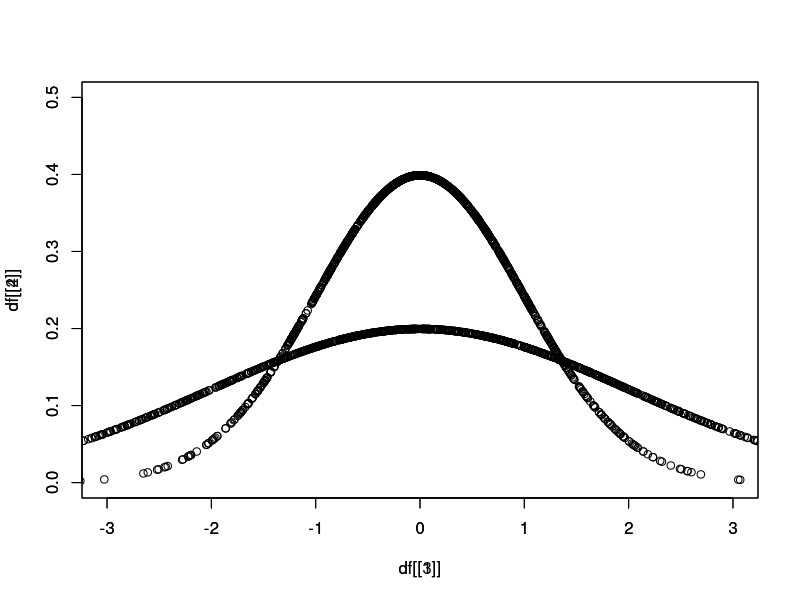
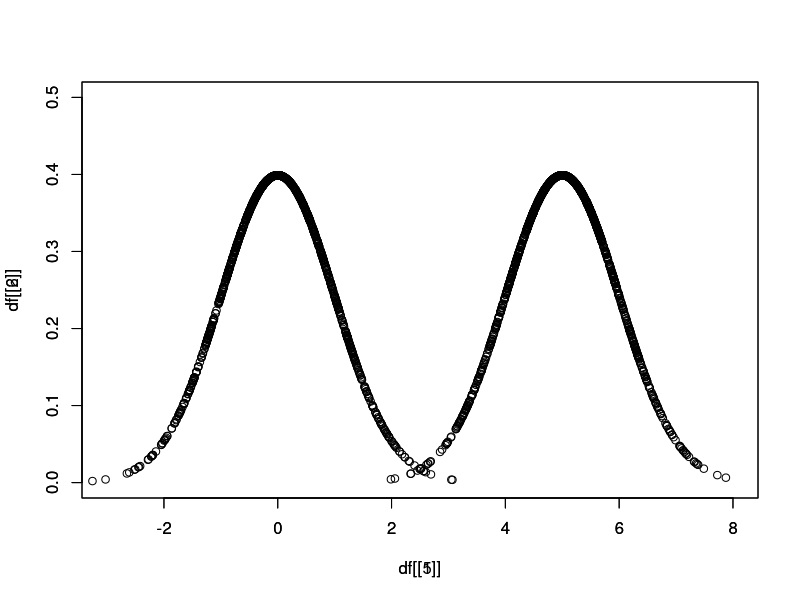
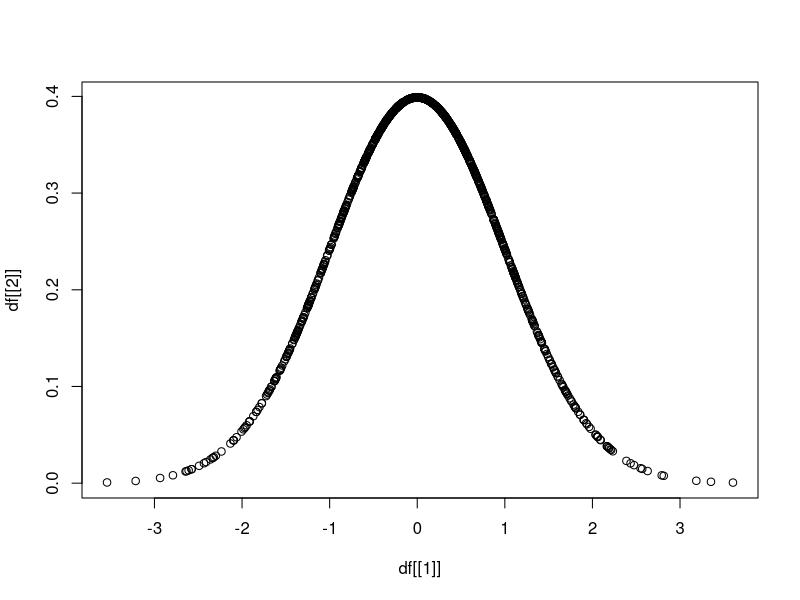
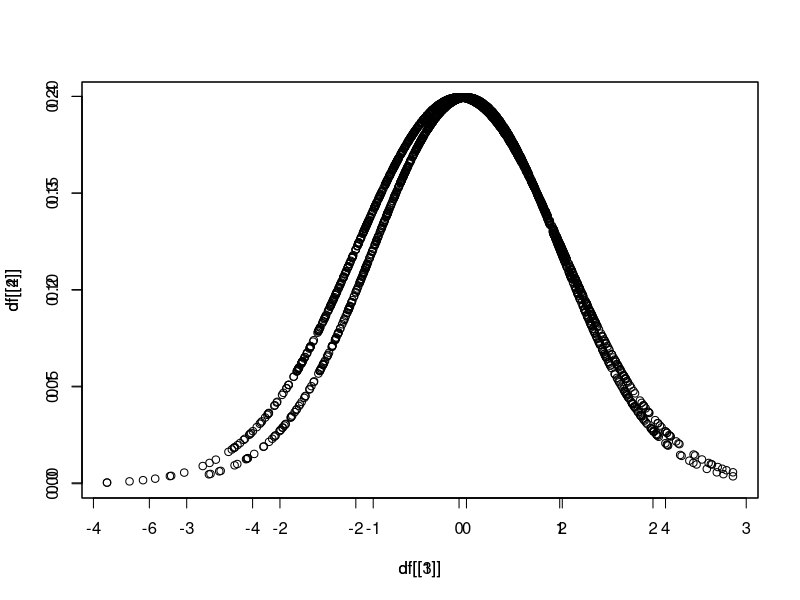
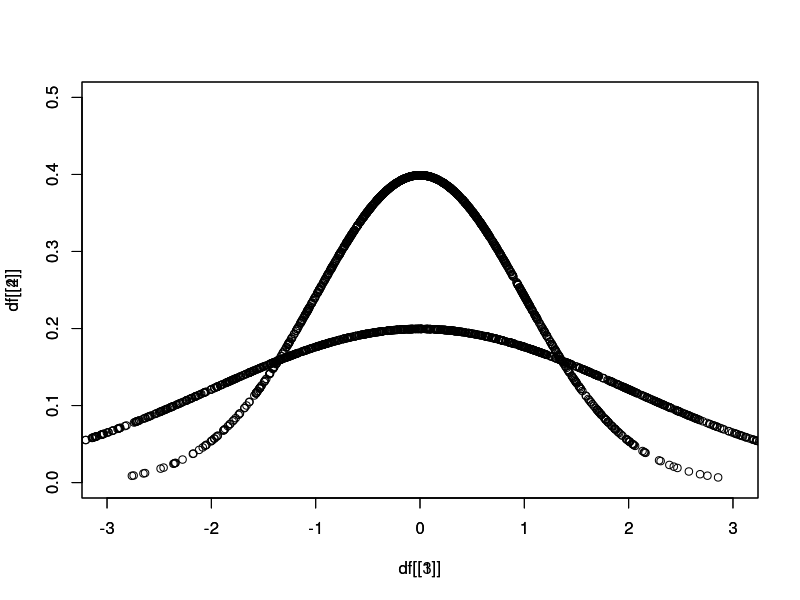
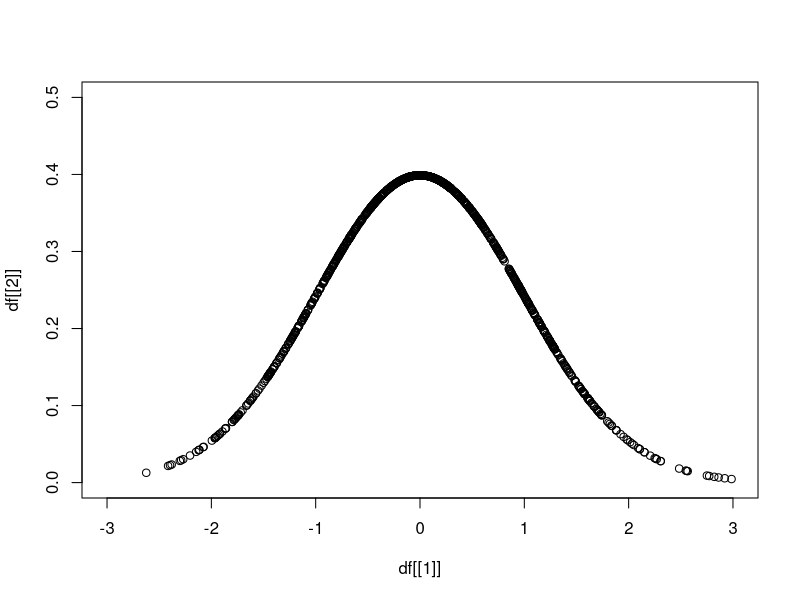
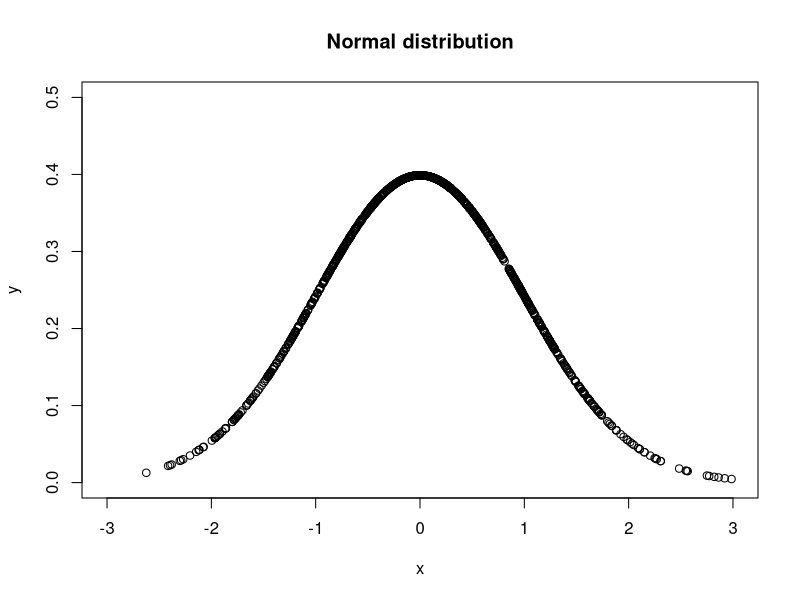
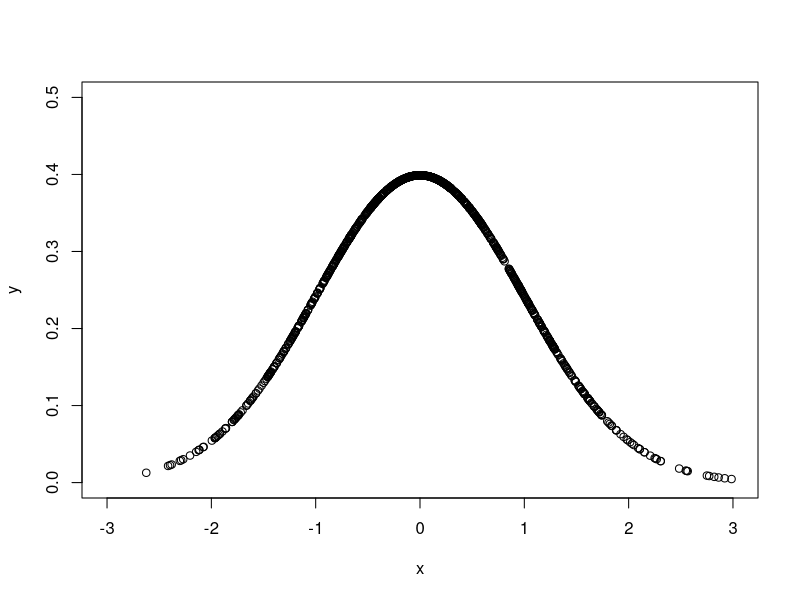

R code for these plots, in order:
## ---- chunk 1
knitr::opts_chunk$set(comment = "#>", collapse = TRUE, echo = TRUE, error = TRUE, cache = TRUE)
library(tidyverse)
## ---- chunk 2
df <- data.frame(a = 1:3, b = 4:6)
## ---- chunk 3
df
## ---- chunk 4
df <- data.frame(
  matrix(1:6, nrow = 3))

names(df) <- c("a", "b")
## ---- chunk 5
df
## ---- chunk 6
df <- data.frame(
  matrix(0, nrow = 3, ncol = 2))

df[[1]] <- 1:3
df[[2]] <- 4:6
## ---- chunk 7
df
## ---- chunk 8
df <- data.frame(
  matrix(0, nrow = 1000, ncol = 6))

df[[1]] <- rnorm(1000, mean = 0, sd = 1)
df[[2]] <- dnorm(df[[1]], mean = 0, sd = 1)
df[[3]] <- rnorm(1000, mean = 0, sd = 2)
df[[4]] <- dnorm(df[[3]], mean = 0, sd = 2)
df[[5]] <- rnorm(1000, mean = 5, sd = 1)
df[[6]] <- dnorm(df[[5]], mean = 5, sd = 1)

plot(x = df[[1]], y = df[[2]], xlim = c(-3,3), ylim = c(0,0.5))
par(new = T)
plot(x = df[[3]], y = df[[4]], xlim = c(-3,3), ylim = c(0,0.5))
plot(x = df[[1]], y = df[[2]], xlim = c(-3,8), ylim = c(0,0.5))
par(new = T)
plot(x = df[[5]], y = df[[6]], xlim = c(-3,8), ylim = c(0,0.5))
## ---- chunk 9
df <- data.frame(
  matrix(0, nrow = 1000, ncol = 2))

df[[1]] <- rnorm(n = 1000, mean = 0, sd = 1)
df[[2]] <- dnorm(df[[1]], mean = 0, sd = 1)
## ---- chunk 10
plot(x = df[[1]], y = df[[2]])
## ---- chunk 11
df <- data.frame(
  matrix(0, nrow = 1000, ncol = 6))

df[[1]] <- rnorm(1000, mean = 0, sd = 1)
df[[2]] <- dnorm(df[[1]], mean = 0, sd = 1)
df[[3]] <- rnorm(1000, mean = 0, sd = 2)
df[[4]] <- dnorm(df[[3]], mean = 0, sd = 2)
df[[5]] <- rnorm(1000, mean = 5, sd = 1)
df[[6]] <- dnorm(df[[5]], mean = 5, sd = 1)
## ---- chunk 12
plot(x = df[[1]], y = df[[2]])
par(new = T)
plot(x = df[[3]], y = df[[4]])
## ---- chunk 13
plot(x = df[[1]], y = df[[2]], xlim = c(-3,3), ylim = c(0,0.5))
par(new = T)
plot(x = df[[3]], y = df[[4]], xlim = c(-3,3), ylim = c(0,0.5))
## ---- chunk 14
df <- data.frame(
  matrix(0, nrow = 1000, ncol = 6))

df[[1]] <- rnorm(1000, mean = 0, sd = 1)
df[[2]] <- dnorm(df[[1]], mean = 0, sd = 1)
df[[3]] <- rnorm(1000, mean = 0, sd = 2)
df[[4]] <- dnorm(df[[3]], mean = 0, sd = 2)
df[[5]] <- rnorm(1000, mean = 5, sd = 1)
df[[6]] <- dnorm(df[[5]], mean = 5, sd = 1)
## ---- chunk 15
df <- data.frame(
  matrix(0, nrow = 1000, ncol = 2))

df[[1]] <- rnorm(1000, mean = 0, sd = 1)
df[[2]] <- dnorm(df[[1]], mean = 0, sd = 1)

plot(x = df[[1]], y = df[[2]], 
     xlim = c(-3,3), ylim = c(0,0.5))
## ---- chunk 16
head(df)
## ---- chunk 17
plot(x = df[[1]], y = df[[2]], 
     xlim = c(-3,3), ylim = c(0,0.5),
     main = "Normal distribution",
     xlab = "x", ylab = "y")
## ---- chunk 18
plot(x = df[[1]], y = df[[2]], 
     xlim = c(-3,3), ylim = c(0,0.5),
     xlab = "x", ylab = "y")
## ---- chunk 19
plot(x = df[[1]], y = df[[2]], 
     xlim = c(-3,3), ylim = c(0,0.5),
     col = "plum")
## ---- chunk 20
plot(x = df[[1]], y = df[[2]], 
     xlim = c(-3,3), ylim = c(0,0.5),
     pch = 20)
## ---- chunk 21
head(df)
## ---- chunk 22
ggplot(data = df) +
  geom_point(mapping = aes(X1, X2))
## ---- chunk 23
ggplot(df) +
  geom_point(aes(X1, X2))
## ---- chunk 24
ggplot(data = df) +
  geom_point(mapping = aes(X1, X2)) +
  labs(x = "x", y = "y", title = "Normal distribution")
## ---- chunk 25
ggplot(df) +
  geom_point(aes(X1, X2)) +
  labs("Normal distribution", "x", "y")
## ---- chunk 26
ggplot(data = df) +
  geom_point(mapping = aes(X1, X2)) +
  coord_cartesian(xlim = c(-3, 3), ylim = c(0, 0.5))
## ---- chunk 27
ggplot(data = df) +
  geom_point(mapping = aes(X1, X2), color = "orange") +
  coord_cartesian(xlim = c(-3, 3), ylim = c(0, 0.5))
## ---- chunk 28
ggplot(data = df) +
  geom_point(mapping = aes(X1, X2)) +
  theme_classic()
## ---- chunk 29
df <- data.frame(
  matrix(0, nrow = 1000, ncol = 6))

df[[1]] <- rnorm(1000, mean = 0, sd = 1)
df[[2]] <- dnorm(df[[1]], mean = 0, sd = 1)
df[[3]] <- rnorm(1000, mean = 0, sd = 2)
df[[4]] <- dnorm(df[[3]], mean = 0, sd = 2)
df[[5]] <- rnorm(1000, mean = 5, sd = 1)
df[[6]] <- dnorm(df[[5]], mean = 5, sd = 1)

ggplot(data = df) +
  geom_point(mapping = aes(X1, X2), color = "plum") +
  geom_point(mapping = aes(X3, X4), color = "red") +  
  geom_point(mapping = aes(X5, X6), color = "orange") +
  labs(x = "x", y = "y", title = "Normal distribution") +
  coord_cartesian(xlim = c(-3, 8), ylim = c(0, 0.5)) +
  theme_classic()
## ---- chunk 30
qnorm(0, 0, 1)
qnorm(0.25, 0, 1)
qnorm(0.50, 0, 1)
qnorm(0.75, 0, 1)
qnorm(1, 0, 1)
## ---- chunk 31
df <- data.frame(
  matrix(0, nrow = 10, ncol = 2))

df[[1]] <- rnorm(10, mean = 0, sd = 1)
df[[2]] <- dnorm(df[[1]], mean = 0, sd = 1)
## ---- chunk 32
df
## ---- chunk 33
df[df$X1 < qnorm(0.25, 0, 1),]
df[df[[1]] < qnorm(0.25, 0, 1),]
## ---- chunk 34
df[df$X1 < qnorm(0.25, 0, 1) | df$X1 > qnorm(0.75, 0, 1),]
## ---- chunk 35
df <- data.frame(
  matrix(0, nrow = 1000, ncol = 2))

df[[1]] <- rnorm(1000, mean = 0, sd = 1)
df[[2]] <- dnorm(df[[1]], mean = 0, sd = 1)
CI <- df[df$X1 > qnorm(0.025, 0, 1) & df$X1 < qnorm(0.975, 0, 1),]

plot(x = df[[1]], y = df[[2]], 
     xlim = c(-3,3), ylim = c(0,0.5))
par(new = T)
plot(x = CI$X1, y = CI$X2, 
     xlim = c(-3,3), ylim = c(0,0.5),
     xlab = "", ylab = "",
     col = "red")
